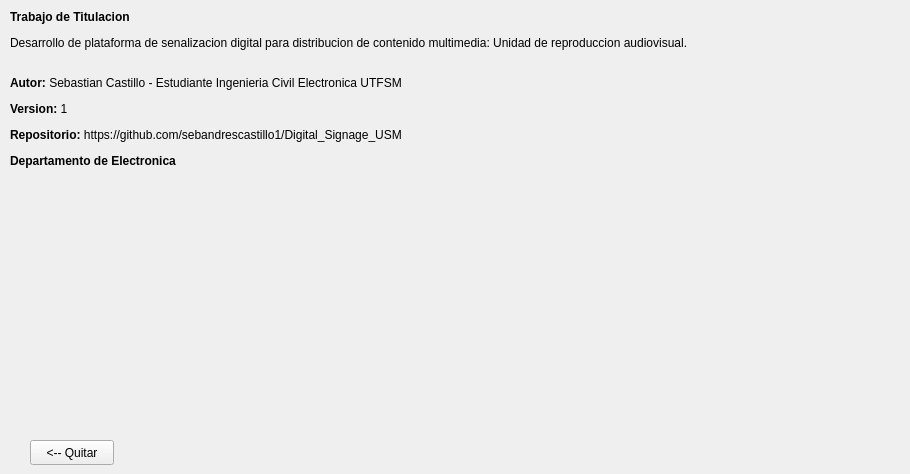
    <widget class="QWidget" name="Credito">
     <attribute name="title">
      <string>Credito</string>
     </attribute>
     <widget class="QLabel" name="Credito_2">
      <property name="geometry">
       <rect>
        <x>10</x>
        <y>10</y>
        <width>891</width>
        <height>271</height>
       </rect>
      </property>
      <property name="text">
       <string>&lt;html&gt;&lt;head/&gt;&lt;body&gt;&lt;p&gt;&lt;span style=&quot; font-weight:700;&quot;&gt;Trabajo de Titulacion&lt;/span&gt;&lt;/p&gt;&lt;p&gt;Desarrollo de plataforma de senalizacion digital para distribucion de contenido multimedia: Unidad de reproduccion audiovisual.&lt;/p&gt;&lt;p&gt;&lt;br/&gt;&lt;span style=&quot; font-weight:700;&quot;&gt;Autor:&lt;/span&gt; Sebastian Castillo - Estudiante Ingenieria Civil Electronica UTFSM&lt;/p&gt;&lt;p&gt;&lt;span style=&quot; font-weight:700;&quot;&gt;Version: &lt;/span&gt;1&lt;/p&gt;&lt;p&gt;&lt;span style=&quot; font-weight:700;&quot;&gt;Repositorio: &lt;/span&gt;https://github.com/sebandrescastillo1/Digital_Signage_USM&lt;/p&gt;&lt;p&gt;&lt;span style=&quot; font-weight:700;&quot;&gt;Departamento de Electronica&lt;/span&gt;&lt;/p&gt;&lt;/body&gt;&lt;/html&gt;</string>
      </property>
      <property name="alignment">
       <set>Qt::AlignLeading|Qt::AlignLeft|Qt::AlignTop</set>
      </property>
     </widget>
     <widget class="QLabel" name="Logo_ELO">
      <property name="geometry">
       <rect>
        <x>10</x>
        <y>200</y>
        <width>271</width>
        <height>101</height>
       </rect>
      </property>
      <property name="text">
       <string/>
      </property>
      <property name="scaledContents">
       <bool>true</bool>
      </property>
     </widget>
     <widget class="QPushButton" name="Quitar_titular_small_2">
      <property name="geometry">
       <rect>
        <x>30</x>
        <y>440</y>
        <width>84</width>
        <height>25</height>
       </rect>
      </property>
      <property name="text">
       <string>&lt;-- Quitar</string>
      </property>
     </widget>
    </widget>
